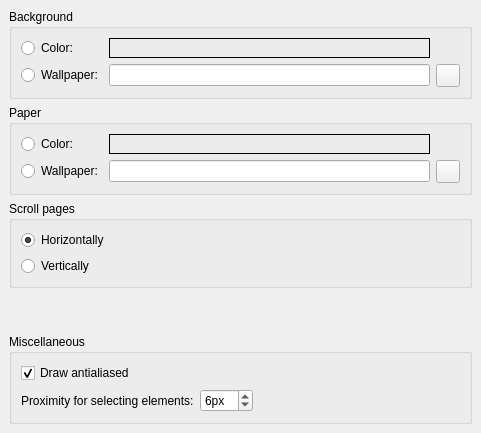
     <widget class="QWidget" name="tabCanvas">
      <property name="accessibleName">
       <string>Canvas Tab</string>
      </property>
      <attribute name="title">
       <string>Canvas</string>
      </attribute>
      <layout class="QVBoxLayout">
       <property name="spacing">
        <number>6</number>
       </property>
       <property name="leftMargin">
        <number>9</number>
       </property>
       <property name="topMargin">
        <number>9</number>
       </property>
       <property name="rightMargin">
        <number>9</number>
       </property>
       <property name="bottomMargin">
        <number>9</number>
       </property>
       <item>
        <widget class="QGroupBox" name="groupBox_2">
         <property name="accessibleName">
          <string>Background</string>
         </property>
         <property name="title">
          <string>Background</string>
         </property>
         <property name="flat">
          <bool>false</bool>
         </property>
         <layout class="QGridLayout">
          <property name="leftMargin">
           <number>9</number>
          </property>
          <property name="topMargin">
           <number>9</number>
          </property>
          <property name="rightMargin">
           <number>9</number>
          </property>
          <property name="bottomMargin">
           <number>9</number>
          </property>
          <property name="spacing">
           <number>6</number>
          </property>
          <item row="0" column="0">
           <widget class="QRadioButton" name="bgColorButton">
            <property name="accessibleName">
             <string>Background Color</string>
            </property>
            <property name="text">
             <string>Color:</string>
            </property>
           </widget>
          </item>
          <item row="1" column="0">
           <layout class="QHBoxLayout">
            <property name="spacing">
             <number>6</number>
            </property>
            <property name="leftMargin">
             <number>0</number>
            </property>
            <property name="topMargin">
             <number>0</number>
            </property>
            <property name="rightMargin">
             <number>0</number>
            </property>
            <property name="bottomMargin">
             <number>0</number>
            </property>
            <item>
             <widget class="QRadioButton" name="bgWallpaperButton">
              <property name="accessibleName">
               <string>Background Wallpaper</string>
              </property>
              <property name="text">
               <string>Wallpaper:</string>
              </property>
             </widget>
            </item>
           </layout>
          </item>
          <item row="1" column="3">
           <layout class="QHBoxLayout">
            <property name="spacing">
             <number>6</number>
            </property>
            <property name="leftMargin">
             <number>0</number>
            </property>
            <property name="topMargin">
             <number>0</number>
            </property>
            <property name="rightMargin">
             <number>0</number>
            </property>
            <property name="bottomMargin">
             <number>0</number>
            </property>
            <item>
             <widget class="QToolButton" name="bgWallpaperSelect">
              <property name="accessibleName">
               <string>Choose Background wallpaper file</string>
              </property>
              <property name="accessibleDescription">
               <string>Opens a file dialog for selecting the wallpaper file</string>
              </property>
              <property name="text">
               <string notr="true"/>
              </property>
              <property name="icon">
               <iconset resource="musescore.qrc">
                <normaloff>:/data/icons/document-open.svg</normaloff>:/data/icons/document-open.svg</iconset>
              </property>
             </widget>
            </item>
           </layout>
          </item>
          <item row="1" column="1">
           <widget class="QLineEdit" name="bgWallpaper">
            <property name="accessibleName">
             <string>Background wallpaper path</string>
            </property>
            <property name="accessibleDescription">
             <string>Insert path to background wallpaper file</string>
            </property>
           </widget>
          </item>
          <item row="0" column="1">
           <widget class="Awl::ColorLabel" name="bgColorLabel">
            <property name="focusPolicy">
             <enum>Qt::StrongFocus</enum>
            </property>
            <property name="accessibleName">
             <string>Select background color</string>
            </property>
            <property name="accessibleDescription">
             <string>Opens a dialog for selecting the background color</string>
            </property>
            <property name="frameShape">
             <enum>QFrame::Box</enum>
            </property>
           </widget>
          </item>
         </layout>
        </widget>
       </item>
       <item>
        <widget class="QGroupBox" name="groupBox_3">
         <property name="accessibleName">
          <string>Paper</string>
         </property>
         <property name="title">
          <string>Paper</string>
         </property>
         <property name="flat">
          <bool>false</bool>
         </property>
         <layout class="QGridLayout">
          <property name="leftMargin">
           <number>9</number>
          </property>
          <property name="topMargin">
           <number>9</number>
          </property>
          <property name="rightMargin">
           <number>9</number>
          </property>
          <property name="bottomMargin">
           <number>9</number>
          </property>
          <property name="spacing">
           <number>6</number>
          </property>
          <item row="1" column="0">
           <layout class="QHBoxLayout">
            <property name="spacing">
             <number>6</number>
            </property>
            <property name="leftMargin">
             <number>0</number>
            </property>
            <property name="topMargin">
             <number>0</number>
            </property>
            <property name="rightMargin">
             <number>0</number>
            </property>
            <property name="bottomMargin">
             <number>0</number>
            </property>
            <item>
             <widget class="QRadioButton" name="fgWallpaperButton">
              <property name="accessibleName">
               <string>Paper Wallpaper</string>
              </property>
              <property name="text">
               <string>Wallpaper:</string>
              </property>
             </widget>
            </item>
           </layout>
          </item>
          <item row="1" column="2">
           <layout class="QHBoxLayout">
            <property name="spacing">
             <number>6</number>
            </property>
            <property name="leftMargin">
             <number>0</number>
            </property>
            <property name="topMargin">
             <number>0</number>
            </property>
            <property name="rightMargin">
             <number>0</number>
            </property>
            <property name="bottomMargin">
             <number>0</number>
            </property>
            <item>
             <widget class="QToolButton" name="fgWallpaperSelect">
              <property name="accessibleName">
               <string>Choose paper wallpaper file</string>
              </property>
              <property name="accessibleDescription">
               <string>Opens a file dialog for selecting the wallpaper file</string>
              </property>
              <property name="text">
               <string notr="true"/>
              </property>
              <property name="icon">
               <iconset resource="musescore.qrc">
                <normaloff>:/data/icons/document-open.svg</normaloff>:/data/icons/document-open.svg</iconset>
              </property>
             </widget>
            </item>
           </layout>
          </item>
          <item row="0" column="0">
           <widget class="QRadioButton" name="fgColorButton">
            <property name="accessibleName">
             <string>Paper Color</string>
            </property>
            <property name="text">
             <string>Color:</string>
            </property>
           </widget>
          </item>
          <item row="0" column="1">
           <widget class="Awl::ColorLabel" name="fgColorLabel">
            <property name="focusPolicy">
             <enum>Qt::StrongFocus</enum>
            </property>
            <property name="accessibleName">
             <string>Select paper color</string>
            </property>
            <property name="accessibleDescription">
             <string>Opens a dialog for selecting the paper color</string>
            </property>
            <property name="frameShape">
             <enum>QFrame::Box</enum>
            </property>
           </widget>
          </item>
          <item row="1" column="1">
           <widget class="QLineEdit" name="fgWallpaper">
            <property name="accessibleName">
             <string>Paper wallpaper path</string>
            </property>
            <property name="accessibleDescription">
             <string>Insert path to paper wallpaper file</string>
            </property>
           </widget>
          </item>
         </layout>
        </widget>
       </item>
       <item>
        <widget class="QGroupBox" name="groupBox_11">
         <property name="title">
          <string>Scroll pages</string>
         </property>
         <layout class="QGridLayout" name="gridLayout_12">
          <item row="0" column="0">
           <widget class="QRadioButton" name="pageHorizontal">
            <property name="text">
             <string>Horizontally</string>
            </property>
            <property name="checked">
             <bool>true</bool>
            </property>
           </widget>
          </item>
          <item row="1" column="0">
           <widget class="QRadioButton" name="pageVertical">
            <property name="text">
             <string>Vertically</string>
            </property>
           </widget>
          </item>
         </layout>
        </widget>
       </item>
       <item>
        <spacer name="verticalSpacer_3">
         <property name="orientation">
          <enum>Qt::Vertical</enum>
         </property>
         <property name="sizeHint" stdset="0">
          <size>
           <width>20</width>
           <height>40</height>
          </size>
         </property>
        </spacer>
       </item>
       <item>
        <widget class="QGroupBox" name="groupBox_4">
         <property name="title">
          <string>Miscellaneous</string>
         </property>
         <property name="flat">
          <bool>false</bool>
         </property>
         <layout class="QGridLayout">
          <item row="0" column="0">
           <widget class="QCheckBox" name="drawAntialiased">
            <property name="toolTip">
             <string>Disable antialiased drawing</string>
            </property>
            <property name="whatsThis">
             <string>Uncheck this to speed up drawing</string>
            </property>
            <property name="accessibleName">
             <string>Draw antialiased</string>
            </property>
            <property name="accessibleDescription">
             <string>Uncheck this to speed up drawing</string>
            </property>
            <property name="text">
             <string>Draw antialiased</string>
            </property>
            <property name="checked">
             <bool>true</bool>
            </property>
           </widget>
          </item>
          <item row="1" column="1">
           <widget class="QSpinBox" name="proximity">
            <property name="accessibleName">
             <string>Proximity for selecting elements:</string>
            </property>
            <property name="suffix">
             <string extracomment="pixel">px</string>
            </property>
            <property name="minimum">
             <number>1</number>
            </property>
            <property name="value">
             <number>6</number>
            </property>
           </widget>
          </item>
          <item row="1" column="2" colspan="2">
           <spacer>
            <property name="orientation">
             <enum>Qt::Horizontal</enum>
            </property>
            <property name="sizeHint" stdset="0">
             <size>
              <width>201</width>
              <height>20</height>
             </size>
            </property>
           </spacer>
          </item>
          <item row="1" column="0">
           <widget class="QLabel" name="label_24">
            <property name="text">
             <string>Proximity for selecting elements:</string>
            </property>
           </widget>
          </item>
         </layout>
        </widget>
       </item>
      </layout>
     </widget>
